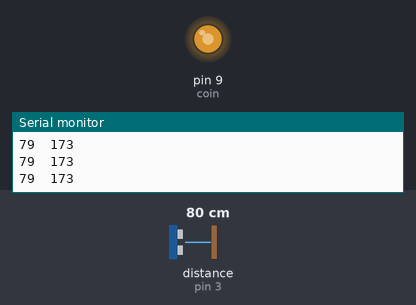
Simulated run of this sketch. Board: Arduino Uno, built with avr-gcc and run on an emulated ATmega328P. Shown: output pins drawn as LEDs (lit = HIGH), the last lines printed to the serial monitor. Wiring (inferred from the names in the program): ultrasonic range finder: trigger pin 2; echo pin 3. Inputs (shaded band) come from the test bench; at power-on: distance to the obstacle (sensor on pin 3) 80 cm. The echo pulse lasts 58.3 µs per cm; pins used as bus, display or sensor lines are not drawn.

Above: at 1.2 s.
1.3 s: distance to the obstacle (sensor on pin 3) set to 2 cm
At 2.6 s:
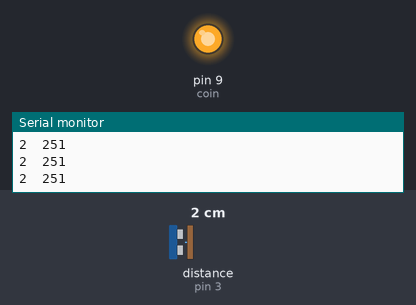
3.0 s: distance to the obstacle (sensor on pin 3) set to 120 cm
At 4.6 s:
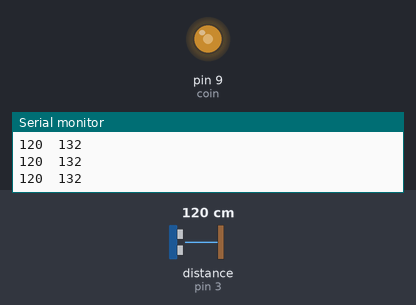
6.0 s: distance to the obstacle (sensor on pin 3) set to 4 cm
At 6.7 s:
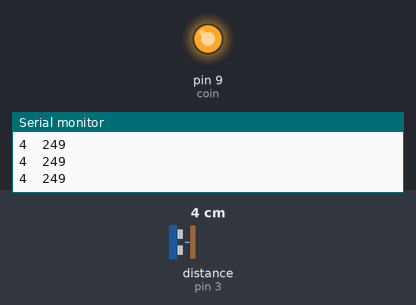
Timing chart, 0 to 9.0 s (numbered marks = the images above; inputs shaded):
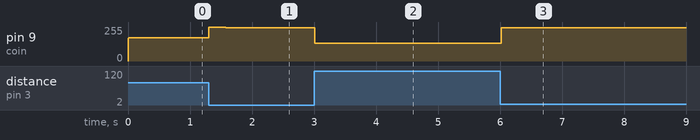

The sketch:

blind1.ino
```cpp
#define trigPin 2
#define echoPin 3
#define coin 9
int fadeValue2 ;
int cm2;

void setup() {
  Serial.begin (9600);
  pinMode(trigPin, OUTPUT);
  pinMode(echoPin, INPUT);
  pinMode(coin, OUTPUT);
}

void loop() {
  long duration, distance;
  digitalWrite(trigPin, LOW);  // Added this line
  delayMicroseconds(2); // Added this line
  digitalWrite(trigPin, HIGH);
//  delayMicroseconds(1000); - Removed this line
  delayMicroseconds(10); // Added this line
  digitalWrite(trigPin, LOW);
  duration = pulseIn(echoPin, HIGH);
  distance = (duration/2) / 29.1;

  if (distance >= 250 || distance <= 0){
    Serial.println("Out of range");
  }
  else {


      cm2 = 250 - distance;

  fadeValue2 = map(cm2 , 0, 250, 0, 254);


  analogWrite(coin, fadeValue2);  // Writes the fadeValue to pin 9
    Serial.print(distance);
    Serial.print("\t");
        Serial.println(fadeValue2);
  }
  delay(5);
}
```

Measured:
- after the input at 1.3 s, pin 9 (coin): 173/255 → 252/255 at once, → 251/255 0.28 s later
- after the input at 3.0 s, pin 9 (coin): alternates 133/255 for 0.01 s and 132/255 for 0.01 s, 15 changes in all, then stays 132/255, starting at once
- after the input at 6.0 s, pin 9 (coin): 132/255 → 250/255 at once, → 249/255 0.31 s later
